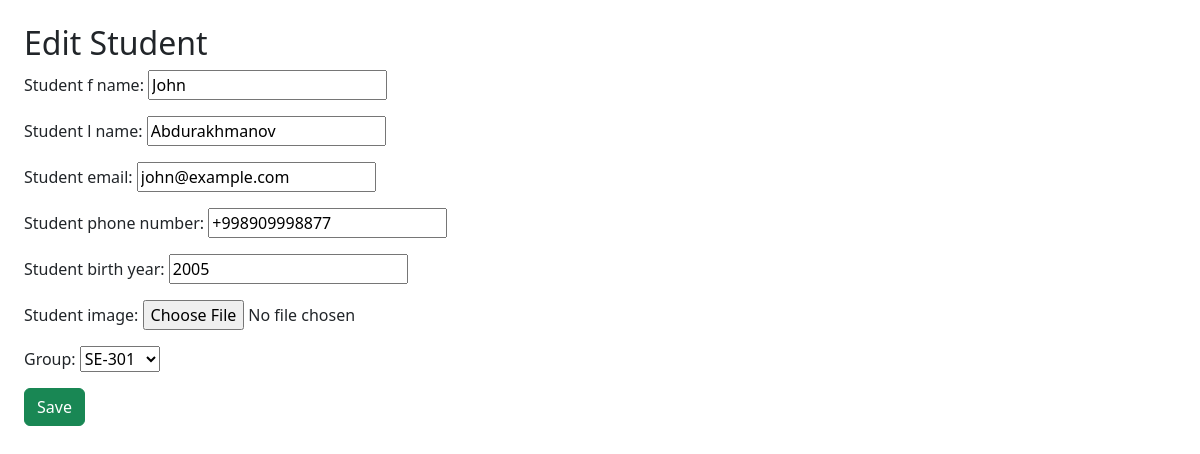
Page /students/edit/3/ on the committed database.
### configapp/models.py (models this page shows, shortened)
class Student(models.Model):
    student_f_name = models.CharField(max_length=50)
    student_l_name = models.CharField(max_length=50)
    student_email = models.EmailField()
    student_phone_number = models.CharField(max_length=20)
    student_birth_year = models.IntegerField()
    student_image = models.ImageField(upload_to='students/', blank=True, null=True)
    group = models.ForeignKey(Group, on_delete=models.CASCADE)

### configapp/views.py (the view)
# urls.py: path("students/edit/<int:pk>/", StudentUpdateView.as_view(), name="student_edit"),
class StudentUpdateView(UpdateView):
    model = Student
    form_class = StudentForm
    template_name = "student_form.html"
    success_url = reverse_lazy("configapp:student_list")

### configapp/forms.py
class StudentForm(forms.ModelForm):
  class Meta:
    model = Student
    fields = [
      "student_f_name",
      "student_l_name",
      "student_email",
      "student_phone_number",
      "student_birth_year",
      "student_image",
      "group",
    ]

### configapp/models.py (called while the page is built)
    def __str__(self):
        return self.group_name

### configapp/templates/student_form.html (shortened to what this page needs)
<!DOCTYPE html>
<html lang="en">
  <head>
    <link
      rel="stylesheet"
      href="https://cdn.jsdelivr.net/npm/bootstrap@5.3.0/dist/css/bootstrap.min.css"
    />
  </head>
  <body class="p-4">
    <h2>{% if student %}Edit{% else %}Add{% endif %} Student</h2>
    <form method="POST" enctype="multipart/form-data">
      {% csrf_token %} {{ form.as_p }}
      <button class="btn btn-success">Save</button>
    </form>
  </body>
</html>

### rows in the picture
Student: student_f_name "John", student_l_name "Abdurakhmanov", student_email "john@example.com", student_phone_number "+998909998877", student_birth_year "2005", group "SE-301"
